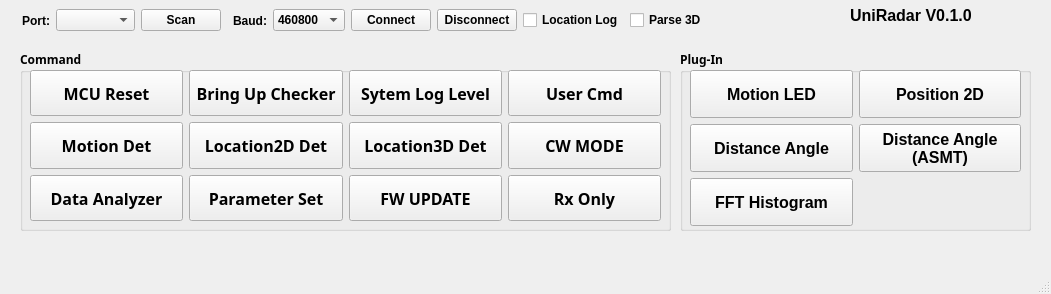
<?xml version="1.0" encoding="UTF-8"?>
<ui version="4.0">
 <class>MainWindow</class>
 <widget class="QMainWindow" name="MainWindow">
  <property name="geometry">
   <rect>
    <x>0</x>
    <y>0</y>
    <width>1051</width>
    <height>294</height>
   </rect>
  </property>
  <property name="font">
   <font>
    <family>Meiryo UI</family>
    <bold>true</bold>
   </font>
  </property>
  <property name="windowTitle">
   <string>UniRadar</string>
  </property>
  <widget class="QWidget" name="centralwidget">
   <widget class="QLabel" name="lab_version">
    <property name="geometry">
     <rect>
      <x>850</x>
      <y>0</y>
      <width>121</width>
      <height>31</height>
     </rect>
    </property>
    <property name="font">
     <font>
      <family>Meiryo UI</family>
      <pointsize>12</pointsize>
      <bold>true</bold>
     </font>
    </property>
    <property name="text">
     <string>UniRadar V0.1.0</string>
    </property>
   </widget>
   <widget class="QWidget" name="horizontalLayoutWidget">
    <property name="geometry">
     <rect>
      <x>10</x>
      <y>0</y>
      <width>697</width>
      <height>41</height>
     </rect>
    </property>
    <layout class="QHBoxLayout" name="horizontalLayout">
     <item>
      <widget class="QLabel" name="label">
       <property name="layoutDirection">
        <enum>Qt::LayoutDirection::LeftToRight</enum>
       </property>
       <property name="text">
        <string>Port:</string>
       </property>
       <property name="alignment">
        <set>Qt::AlignmentFlag::AlignRight|Qt::AlignmentFlag::AlignTrailing|Qt::AlignmentFlag::AlignVCenter</set>
       </property>
      </widget>
     </item>
     <item>
      <widget class="QComboBox" name="comb_comPort"/>
     </item>
     <item>
      <widget class="QPushButton" name="btn_scan">
       <property name="text">
        <string>Scan</string>
       </property>
      </widget>
     </item>
     <item>
      <widget class="QLabel" name="label_2">
       <property name="text">
        <string>Baud:</string>
       </property>
       <property name="alignment">
        <set>Qt::AlignmentFlag::AlignRight|Qt::AlignmentFlag::AlignTrailing|Qt::AlignmentFlag::AlignVCenter</set>
       </property>
      </widget>
     </item>
     <item>
      <widget class="QComboBox" name="comb_baudRate">
       <property name="currentIndex">
        <number>6</number>
       </property>
       <item>
        <property name="text">
         <string>9600</string>
        </property>
       </item>
       <item>
        <property name="text">
         <string>19200</string>
        </property>
       </item>
       <item>
        <property name="text">
         <string>38400</string>
        </property>
       </item>
       <item>
        <property name="text">
         <string>57600</string>
        </property>
       </item>
       <item>
        <property name="text">
         <string>115200</string>
        </property>
       </item>
       <item>
        <property name="text">
         <string>230400</string>
        </property>
       </item>
       <item>
        <property name="text">
         <string>460800</string>
        </property>
       </item>
       <item>
        <property name="text">
         <string>921600</string>
        </property>
       </item>
      </widget>
     </item>
     <item>
      <widget class="QPushButton" name="btn_connect">
       <property name="text">
        <string>Connect</string>
       </property>
      </widget>
     </item>
     <item>
      <widget class="QPushButton" name="btn_disconnect">
       <property name="text">
        <string>Disconnect</string>
       </property>
      </widget>
     </item>
     <item>
      <widget class="QCheckBox" name="chk_locationLog">
       <property name="text">
        <string>Location Log</string>
       </property>
      </widget>
     </item>
     <item>
      <widget class="QCheckBox" name="chk_parse3D">
       <property name="text">
        <string>Parse 3D</string>
       </property>
      </widget>
     </item>
    </layout>
   </widget>
   <widget class="QGroupBox" name="groupBox">
    <property name="geometry">
     <rect>
      <x>20</x>
      <y>50</y>
      <width>651</width>
      <height>181</height>
     </rect>
    </property>
    <property name="font">
     <font>
      <family>Meiryo</family>
      <bold>true</bold>
     </font>
    </property>
    <property name="title">
     <string>Command</string>
    </property>
    <widget class="QWidget" name="gridLayoutWidget">
     <property name="geometry">
      <rect>
       <x>10</x>
       <y>20</y>
       <width>631</width>
       <height>151</height>
      </rect>
     </property>
     <layout class="QGridLayout" name="gridLayout">
      <item row="0" column="3">
       <widget class="QPushButton" name="btn_userCmd">
        <property name="sizePolicy">
         <sizepolicy hsizetype="Expanding" vsizetype="Expanding">
          <horstretch>0</horstretch>
          <verstretch>0</verstretch>
         </sizepolicy>
        </property>
        <property name="sizeIncrement">
         <size>
          <width>0</width>
          <height>0</height>
         </size>
        </property>
        <property name="font">
         <font>
          <family>Meiryo</family>
          <pointsize>12</pointsize>
          <bold>true</bold>
         </font>
        </property>
        <property name="focusPolicy">
         <enum>Qt::FocusPolicy::StrongFocus</enum>
        </property>
        <property name="text">
         <string>User Cmd</string>
        </property>
        <property name="flat">
         <bool>false</bool>
        </property>
       </widget>
      </item>
      <item row="2" column="0">
       <widget class="QPushButton" name="btn_motionDet">
        <property name="sizePolicy">
         <sizepolicy hsizetype="Expanding" vsizetype="Expanding">
          <horstretch>0</horstretch>
          <verstretch>0</verstretch>
         </sizepolicy>
        </property>
        <property name="sizeIncrement">
         <size>
          <width>0</width>
          <height>0</height>
         </size>
        </property>
        <property name="font">
         <font>
          <family>Meiryo</family>
          <pointsize>12</pointsize>
          <bold>true</bold>
         </font>
        </property>
        <property name="focusPolicy">
         <enum>Qt::FocusPolicy::StrongFocus</enum>
        </property>
        <property name="text">
         <string>Motion Det</string>
        </property>
        <property name="flat">
         <bool>false</bool>
        </property>
       </widget>
      </item>
      <item row="0" column="1">
       <widget class="QPushButton" name="btn_bringUpChecker">
        <property name="sizePolicy">
         <sizepolicy hsizetype="Expanding" vsizetype="Expanding">
          <horstretch>0</horstretch>
          <verstretch>0</verstretch>
         </sizepolicy>
        </property>
        <property name="sizeIncrement">
         <size>
          <width>0</width>
          <height>0</height>
         </size>
        </property>
        <property name="font">
         <font>
          <family>Meiryo</family>
          <pointsize>12</pointsize>
          <bold>true</bold>
         </font>
        </property>
        <property name="focusPolicy">
         <enum>Qt::FocusPolicy::StrongFocus</enum>
        </property>
        <property name="text">
         <string>Bring Up Checker</string>
        </property>
        <property name="flat">
         <bool>false</bool>
        </property>
       </widget>
      </item>
      <item row="2" column="1">
       <widget class="QPushButton" name="btn_location2D_det">
        <property name="sizePolicy">
         <sizepolicy hsizetype="Expanding" vsizetype="Expanding">
          <horstretch>0</horstretch>
          <verstretch>0</verstretch>
         </sizepolicy>
        </property>
        <property name="sizeIncrement">
         <size>
          <width>0</width>
          <height>0</height>
         </size>
        </property>
        <property name="font">
         <font>
          <family>Meiryo</family>
          <pointsize>12</pointsize>
          <bold>true</bold>
         </font>
        </property>
        <property name="focusPolicy">
         <enum>Qt::FocusPolicy::StrongFocus</enum>
        </property>
        <property name="text">
         <string>Location2D Det</string>
        </property>
        <property name="flat">
         <bool>false</bool>
        </property>
       </widget>
      </item>
      <item row="0" column="0">
       <widget class="QPushButton" name="btn_mcuReset">
        <property name="sizePolicy">
         <sizepolicy hsizetype="Expanding" vsizetype="Expanding">
          <horstretch>0</horstretch>
          <verstretch>0</verstretch>
         </sizepolicy>
        </property>
        <property name="sizeIncrement">
         <size>
          <width>0</width>
          <height>0</height>
         </size>
        </property>
        <property name="font">
         <font>
          <family>Meiryo</family>
          <pointsize>12</pointsize>
          <bold>true</bold>
         </font>
        </property>
        <property name="focusPolicy">
         <enum>Qt::FocusPolicy::StrongFocus</enum>
        </property>
        <property name="text">
         <string>MCU Reset</string>
        </property>
        <property name="flat">
         <bool>false</bool>
        </property>
       </widget>
      </item>
      <item row="0" column="2">
       <widget class="QPushButton" name="btn_sysLogLevel">
        <property name="sizePolicy">
         <sizepolicy hsizetype="Expanding" vsizetype="Expanding">
          <horstretch>0</horstretch>
          <verstretch>0</verstretch>
         </sizepolicy>
        </property>
        <property name="sizeIncrement">
         <size>
          <width>0</width>
          <height>0</height>
         </size>
        </property>
        <property name="font">
         <font>
          <family>Meiryo</family>
          <pointsize>12</pointsize>
          <bold>true</bold>
         </font>
        </property>
        <property name="focusPolicy">
         <enum>Qt::FocusPolicy::StrongFocus</enum>
        </property>
        <property name="text">
         <string>Sytem Log Level</string>
        </property>
        <property name="flat">
         <bool>false</bool>
        </property>
       </widget>
      </item>
      <item row="3" column="0">
       <widget class="QPushButton" name="btn_dataAnalyzer">
        <property name="sizePolicy">
         <sizepolicy hsizetype="Expanding" vsizetype="Expanding">
          <horstretch>0</horstretch>
          <verstretch>0</verstretch>
         </sizepolicy>
        </property>
        <property name="font">
         <font>
          <family>Meiryo</family>
          <pointsize>12</pointsize>
          <bold>true</bold>
         </font>
        </property>
        <property name="text">
         <string>Data Analyzer</string>
        </property>
       </widget>
      </item>
      <item row="3" column="1">
       <widget class="QPushButton" name="btn_paramSet">
        <property name="sizePolicy">
         <sizepolicy hsizetype="Expanding" vsizetype="Expanding">
          <horstretch>0</horstretch>
          <verstretch>0</verstretch>
         </sizepolicy>
        </property>
        <property name="font">
         <font>
          <family>Meiryo</family>
          <pointsize>12</pointsize>
          <bold>true</bold>
         </font>
        </property>
        <property name="text">
         <string>Parameter Set</string>
        </property>
       </widget>
      </item>
      <item row="3" column="3">
       <widget class="QPushButton" name="btn_rxOnly">
        <property name="sizePolicy">
         <sizepolicy hsizetype="Expanding" vsizetype="Expanding">
          <horstretch>0</horstretch>
          <verstretch>0</verstretch>
         </sizepolicy>
        </property>
        <property name="sizeIncrement">
         <size>
          <width>0</width>
          <height>0</height>
         </size>
        </property>
        <property name="font">
         <font>
          <family>Meiryo</family>
          <pointsize>12</pointsize>
          <bold>true</bold>
         </font>
        </property>
        <property name="focusPolicy">
         <enum>Qt::FocusPolicy::StrongFocus</enum>
        </property>
        <property name="text">
         <string>Rx Only</string>
        </property>
        <property name="flat">
         <bool>false</bool>
        </property>
       </widget>
      </item>
      <item row="2" column="3">
       <widget class="QPushButton" name="btn_cwMode">
        <property name="sizePolicy">
         <sizepolicy hsizetype="Expanding" vsizetype="Expanding">
          <horstretch>0</horstretch>
          <verstretch>0</verstretch>
         </sizepolicy>
        </property>
        <property name="sizeIncrement">
         <size>
          <width>0</width>
          <height>0</height>
         </size>
        </property>
        <property name="font">
         <font>
          <family>Meiryo</family>
          <pointsize>12</pointsize>
          <bold>true</bold>
         </font>
        </property>
        <property name="focusPolicy">
         <enum>Qt::FocusPolicy::StrongFocus</enum>
        </property>
        <property name="text">
         <string>CW MODE</string>
        </property>
        <property name="flat">
         <bool>false</bool>
        </property>
       </widget>
      </item>
      <item row="2" column="2">
       <widget class="QPushButton" name="btn_location3D_det">
        <property name="sizePolicy">
         <sizepolicy hsizetype="Minimum" vsizetype="Expanding">
          <horstretch>0</horstretch>
          <verstretch>0</verstretch>
         </sizepolicy>
        </property>
        <property name="font">
         <font>
          <family>Meiryo</family>
          <pointsize>12</pointsize>
          <bold>true</bold>
         </font>
        </property>
        <property name="text">
         <string>Location3D Det</string>
        </property>
       </widget>
      </item>
      <item row="3" column="2">
       <widget class="QPushButton" name="btn_fwUpdate">
        <property name="sizePolicy">
         <sizepolicy hsizetype="Minimum" vsizetype="Expanding">
          <horstretch>0</horstretch>
          <verstretch>0</verstretch>
         </sizepolicy>
        </property>
        <property name="font">
         <font>
          <family>Meiryo</family>
          <pointsize>12</pointsize>
          <bold>true</bold>
         </font>
        </property>
        <property name="text">
         <string>FW UPDATE</string>
        </property>
       </widget>
      </item>
     </layout>
    </widget>
   </widget>
   <widget class="QGroupBox" name="groupBox_2">
    <property name="geometry">
     <rect>
      <x>680</x>
      <y>50</y>
      <width>351</width>
      <height>181</height>
     </rect>
    </property>
    <property name="font">
     <font>
      <family>Meiryo</family>
      <bold>true</bold>
     </font>
    </property>
    <property name="title">
     <string>Plug-In</string>
    </property>
    <widget class="QWidget" name="gridLayoutWidget_2">
     <property name="geometry">
      <rect>
       <x>10</x>
       <y>20</y>
       <width>331</width>
       <height>156</height>
      </rect>
     </property>
     <layout class="QGridLayout" name="gridLayout_2">
      <property name="verticalSpacing">
       <number>6</number>
      </property>
      <item row="2" column="0">
       <widget class="QPushButton" name="btn_distAngle">
        <property name="sizePolicy">
         <sizepolicy hsizetype="Expanding" vsizetype="Expanding">
          <horstretch>0</horstretch>
          <verstretch>0</verstretch>
         </sizepolicy>
        </property>
        <property name="minimumSize">
         <size>
          <width>0</width>
          <height>46</height>
         </size>
        </property>
        <property name="font">
         <font>
          <family>Meiryo UI</family>
          <pointsize>12</pointsize>
          <bold>true</bold>
         </font>
        </property>
        <property name="text">
         <string>Distance Angle</string>
        </property>
       </widget>
      </item>
      <item row="0" column="1">
       <widget class="QPushButton" name="btn_position2D">
        <property name="sizePolicy">
         <sizepolicy hsizetype="Expanding" vsizetype="Expanding">
          <horstretch>0</horstretch>
          <verstretch>0</verstretch>
         </sizepolicy>
        </property>
        <property name="minimumSize">
         <size>
          <width>0</width>
          <height>46</height>
         </size>
        </property>
        <property name="font">
         <font>
          <family>Meiryo UI</family>
          <pointsize>12</pointsize>
          <bold>true</bold>
         </font>
        </property>
        <property name="text">
         <string>Position 2D</string>
        </property>
       </widget>
      </item>
      <item row="0" column="0">
       <widget class="QPushButton" name="btn_motionLED">
        <property name="sizePolicy">
         <sizepolicy hsizetype="Expanding" vsizetype="Expanding">
          <horstretch>0</horstretch>
          <verstretch>0</verstretch>
         </sizepolicy>
        </property>
        <property name="minimumSize">
         <size>
          <width>0</width>
          <height>46</height>
         </size>
        </property>
        <property name="font">
         <font>
          <family>Meiryo UI</family>
          <pointsize>12</pointsize>
          <bold>true</bold>
         </font>
        </property>
        <property name="text">
         <string>Motion LED</string>
        </property>
       </widget>
      </item>
      <item row="2" column="1">
       <widget class="QPushButton" name="btn_distAngleAsmt">
        <property name="sizePolicy">
         <sizepolicy hsizetype="Expanding" vsizetype="Expanding">
          <horstretch>0</horstretch>
          <verstretch>0</verstretch>
         </sizepolicy>
        </property>
        <property name="minimumSize">
         <size>
          <width>0</width>
          <height>46</height>
         </size>
        </property>
        <property name="font">
         <font>
          <family>Meiryo UI</family>
          <pointsize>12</pointsize>
          <bold>true</bold>
         </font>
        </property>
        <property name="text">
         <string>Distance Angle
(ASMT)</string>
        </property>
       </widget>
      </item>
      <item row="3" column="0">
       <widget class="QPushButton" name="btn_fftHist">
        <property name="sizePolicy">
         <sizepolicy hsizetype="Expanding" vsizetype="Expanding">
          <horstretch>0</horstretch>
          <verstretch>0</verstretch>
         </sizepolicy>
        </property>
        <property name="minimumSize">
         <size>
          <width>0</width>
          <height>46</height>
         </size>
        </property>
        <property name="font">
         <font>
          <family>Meiryo UI</family>
          <pointsize>12</pointsize>
          <bold>true</bold>
         </font>
        </property>
        <property name="text">
         <string>FFT Histogram</string>
        </property>
       </widget>
      </item>
     </layout>
    </widget>
   </widget>
  </widget>
  <widget class="QMenuBar" name="menubar">
   <property name="geometry">
    <rect>
     <x>0</x>
     <y>0</y>
     <width>1051</width>
     <height>33</height>
    </rect>
   </property>
  </widget>
  <widget class="QStatusBar" name="statusbar"/>
 </widget>
 <resources/>
 <connections/>
</ui>
